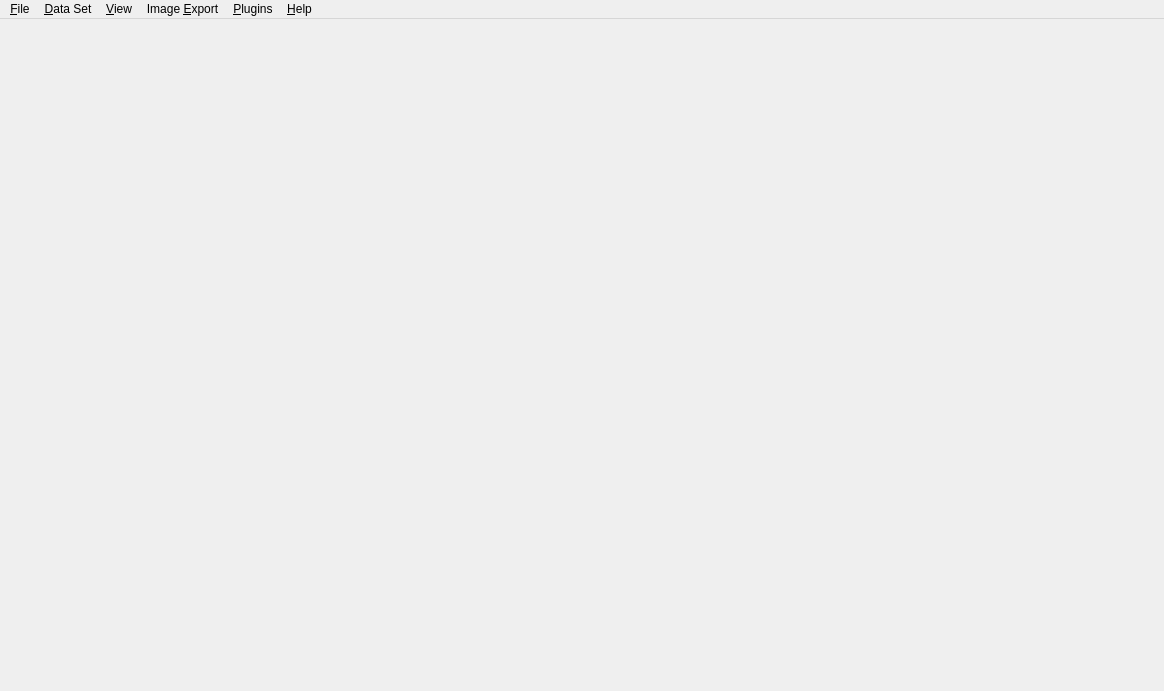
<?xml version="1.0" encoding="UTF-8"?>
<ui version="4.0">
 <class>MainWindow</class>
 <widget class="QMainWindow" name="MainWindow">
  <property name="geometry">
   <rect>
    <x>0</x>
    <y>0</y>
    <width>1164</width>
    <height>691</height>
   </rect>
  </property>
  <property name="acceptDrops">
   <bool>true</bool>
  </property>
  <property name="windowTitle">
   <string>GeohazardVis</string>
  </property>
  <property name="locale">
   <locale language="English" country="UnitedStates"/>
  </property>
  <property name="dockOptions">
   <set>QMainWindow::AllowNestedDocks|QMainWindow::AllowTabbedDocks|QMainWindow::AnimatedDocks</set>
  </property>
  <widget class="DataBrowser" name="centralwidget"/>
  <widget class="QMenuBar" name="menubar">
   <property name="geometry">
    <rect>
     <x>0</x>
     <y>0</y>
     <width>1164</width>
     <height>29</height>
    </rect>
   </property>
   <widget class="QMenu" name="menuFile">
    <property name="title">
     <string>&amp;File</string>
    </property>
    <widget class="QMenu" name="menuRecent_Files">
     <property name="title">
      <string>Recent &amp;Files</string>
     </property>
     <addaction name="separator"/>
     <addaction name="actionClear_Recent_Files"/>
    </widget>
    <addaction name="actionOpen"/>
    <addaction name="actionImport_CSV_Points_Or_Mesh"/>
    <addaction name="actionImport_CSV_Grid_Data"/>
    <addaction name="actionExportDataset"/>
    <addaction name="actionExport_to_CSV"/>
    <addaction name="menuRecent_Files"/>
    <addaction name="separator"/>
    <addaction name="actionExit"/>
   </widget>
   <widget class="QMenu" name="menuHelp">
    <property name="title">
     <string>&amp;Help</string>
    </property>
    <addaction name="actionAbout"/>
    <addaction name="actionAbout_Qt"/>
   </widget>
   <widget class="QMenu" name="menuViews">
    <property name="title">
     <string>&amp;View</string>
    </property>
    <widget class="QMenu" name="menuSynchronize_Selections">
     <property name="enabled">
      <bool>false</bool>
     </property>
     <property name="title">
      <string>Synchronize Selections</string>
     </property>
    </widget>
    <addaction name="actionNew_Render_View"/>
    <addaction name="actionResidual_Verification_View"/>
    <addaction name="menuSynchronize_Selections"/>
    <addaction name="separator"/>
    <addaction name="actionReset_Window_Layout"/>
    <addaction name="separator"/>
    <addaction name="actionDark_Style"/>
   </widget>
   <widget class="QMenu" name="menuImage_Export">
    <property name="title">
     <string>Image &amp;Export</string>
    </property>
    <addaction name="actionSetup_Image_Export"/>
    <addaction name="actionQuick_Export"/>
    <addaction name="actionOpen_Export_Folder"/>
    <addaction name="actionExport_To"/>
   </widget>
   <widget class="QMenu" name="menu_Data_Sets">
    <property name="title">
     <string>&amp;Data Set</string>
    </property>
    <addaction name="actionAdjust_Coordinate_System"/>
    <addaction name="actionApply_Digital_Elevation_Model"/>
   </widget>
   <widget class="QMenu" name="menuPlugins">
    <property name="title">
     <string>&amp;Plugins</string>
    </property>
   </widget>
   <addaction name="menuFile"/>
   <addaction name="menu_Data_Sets"/>
   <addaction name="menuViews"/>
   <addaction name="menuImage_Export"/>
   <addaction name="menuPlugins"/>
   <addaction name="menuHelp"/>
  </widget>
  <action name="actionExit">
   <property name="text">
    <string>E&amp;xit</string>
   </property>
   <property name="shortcut">
    <string>Ctrl+Q</string>
   </property>
  </action>
  <action name="actionOpen">
   <property name="text">
    <string>&amp;Open...</string>
   </property>
   <property name="shortcut">
    <string>Ctrl+O</string>
   </property>
  </action>
  <action name="actionAbout_Qt">
   <property name="text">
    <string>About &amp;Qt</string>
   </property>
  </action>
  <action name="actionNew_Render_View">
   <property name="text">
    <string>New &amp;Render View</string>
   </property>
  </action>
  <action name="actionSetup_Image_Export">
   <property name="text">
    <string>&amp;Setup...</string>
   </property>
   <property name="shortcut">
    <string>Ctrl+Shift+E</string>
   </property>
  </action>
  <action name="actionQuick_Export">
   <property name="text">
    <string>&amp;Capture to Export Folder</string>
   </property>
   <property name="shortcut">
    <string>F10</string>
   </property>
  </action>
  <action name="actionExport_To">
   <property name="text">
    <string>&amp;Export To...</string>
   </property>
   <property name="shortcut">
    <string>Ctrl+E</string>
   </property>
  </action>
  <action name="actionExportDataset">
   <property name="text">
    <string>&amp;Export Data Set...</string>
   </property>
  </action>
  <action name="actionApply_Digital_Elevation_Model">
   <property name="text">
    <string>Apply Digital E&amp;levation Model</string>
   </property>
  </action>
  <action name="actionResidual_Verification_View">
   <property name="text">
    <string>New Residual Verification View</string>
   </property>
  </action>
  <action name="actionDark_Style">
   <property name="checkable">
    <bool>true</bool>
   </property>
   <property name="text">
    <string>Enable &amp;Dark Style</string>
   </property>
  </action>
  <action name="actionOpen_Export_Folder">
   <property name="text">
    <string>Open Export &amp;Folder</string>
   </property>
  </action>
  <action name="actionImport_CSV_Points_Or_Mesh">
   <property name="text">
    <string>Import &amp;CSV Point Clout / Triangle Mesh...</string>
   </property>
  </action>
  <action name="actionClear_Recent_Files">
   <property name="enabled">
    <bool>false</bool>
   </property>
   <property name="text">
    <string>&amp;Clear Recent Files</string>
   </property>
  </action>
  <action name="actionAbout">
   <property name="text">
    <string>&amp;About</string>
   </property>
  </action>
  <action name="actionImport_CSV_Grid_Data">
   <property name="text">
    <string>Import CSV Grid Data...</string>
   </property>
  </action>
  <action name="actionAdjust_Coordinate_System">
   <property name="text">
    <string>Specify Coordinate System</string>
   </property>
  </action>
  <action name="actionReset_Window_Layout">
   <property name="text">
    <string>Reset Window &amp;Layout</string>
   </property>
  </action>
  <action name="actionExport_to_CSV">
   <property name="text">
    <string>E&amp;xport to CSV...</string>
   </property>
  </action>
 </widget>
 <customwidgets>
  <customwidget>
   <class>DataBrowser</class>
   <extends>QWidget</extends>
   <header>gui/data_handling/DataBrowser.h</header>
  </customwidget>
 </customwidgets>
 <resources>
  <include location="icons.qrc"/>
 </resources>
 <connections/>
</ui>
